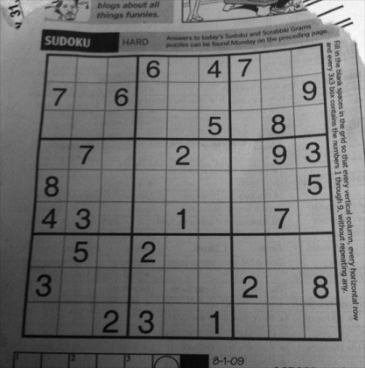
#> input picture sudoku.png, 365 x 368 px
$ python task2.py
#> lines starting #> are read from the running program, lines starting #| are printed output that depends on the picture
import numpy as np
import cv2 as cv

def nothing(x):
    pass

img = cv.imread('sudoku.png')
#> img is the input picture: shape (368, 365, 3); min 4, max 252, mean 115.4
cv.namedWindow('image')
cv.createTrackbar('thresh1','image',100,255,nothing)
cv.createTrackbar('thresh2','image',255,255,nothing)
cv.createTrackbar('aperture','image',3,7,nothing)
cv.createTrackbar('L2gradient','image',0,1,nothing)
while(1):
    t1 = cv.getTrackbarPos('thresh1','image')
    t2 = cv.getTrackbarPos('thresh2','image')
    a = max(cv.getTrackbarPos('aperture','image'), 3)
    if a % 2 == 0:
        a += 1
    cv.setTrackbarPos('aperture','image',a)
    s = cv.getTrackbarPos('L2gradient','image')
    edges = cv.Canny(img, threshold1=t1, threshold2=t2, apertureSize=a, L2gradient=(s==1))
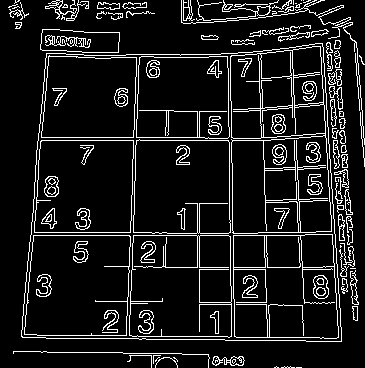
#> edges: shape (368, 365); 10.4% white in thin lines or dots
    #print(edges)
    cv.imshow('image',edges)
    k = cv.waitKey(1) & 0xFF
#> (key Esc is pressed here)
    if k == 27:
        break
cv.destroyAllWindows()
